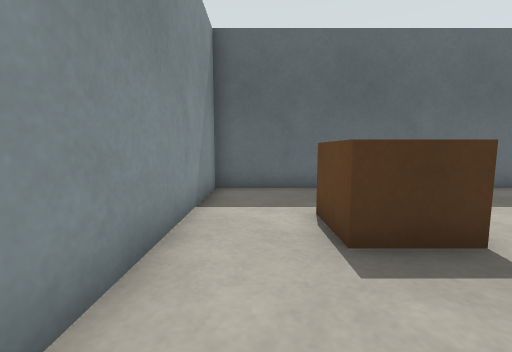
View 1 (above)

14 first-person views from a walk through a world built for the Gazebo simulator. The camera is 0.64 m above the floor, tilts 6° down and sees 90° across. The floor is counted in squares, 0.5 m on a side. Each view is taken from the middle of a square. On the plan, view 1 faces up. The plan holds only what a view shows up to about 12 squares ahead; the rest is blank. The place goes on beyond the plan.

View 2
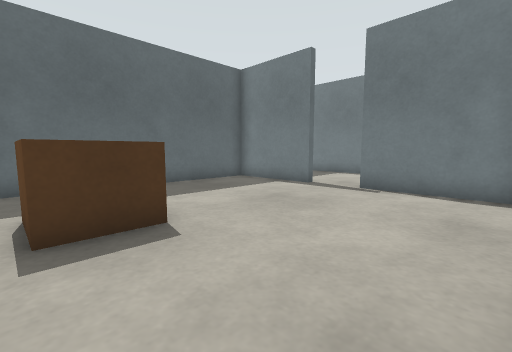

View 3
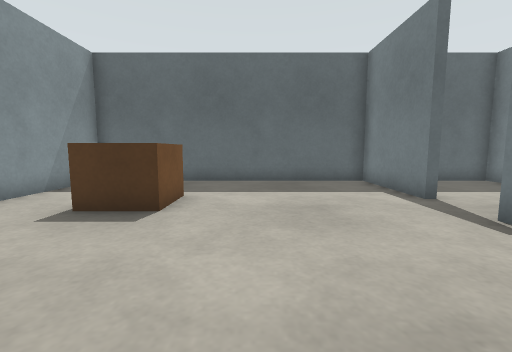

View 4
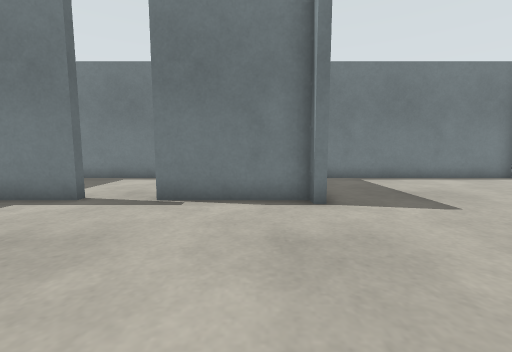

View 5
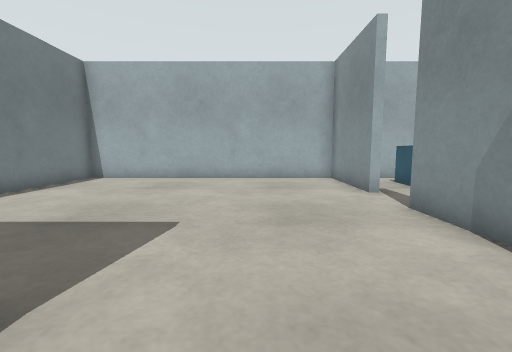

View 6
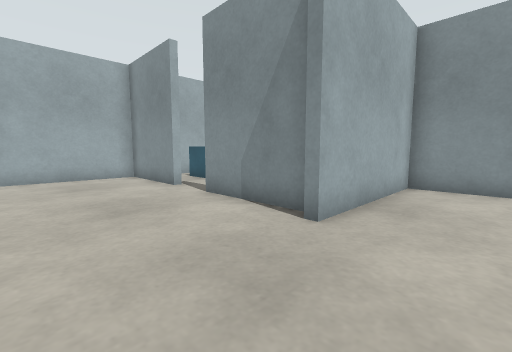

View 7
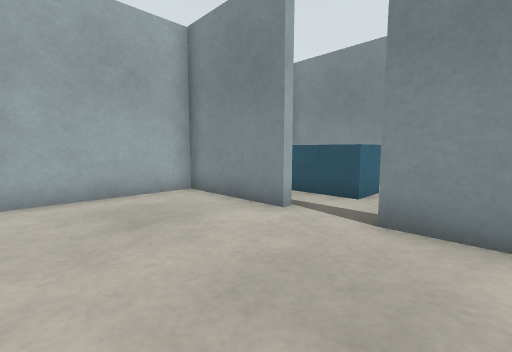

View 8
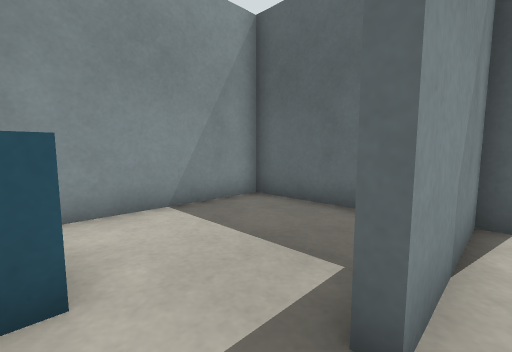

View 9
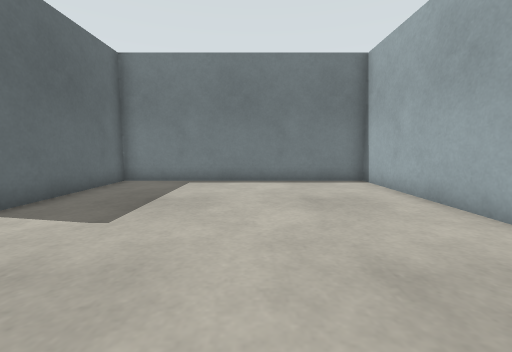

View 10
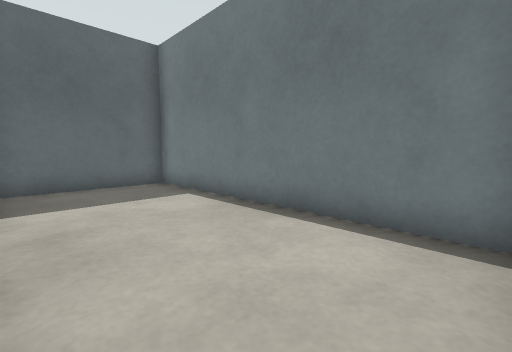

View 11
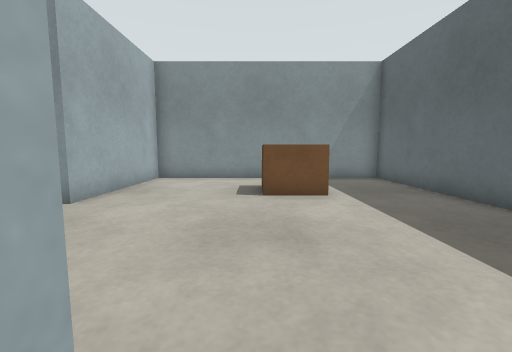

View 12
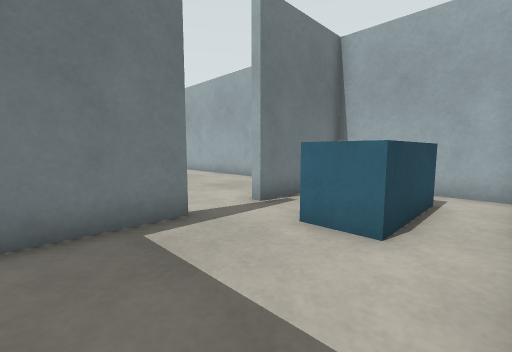

View 13
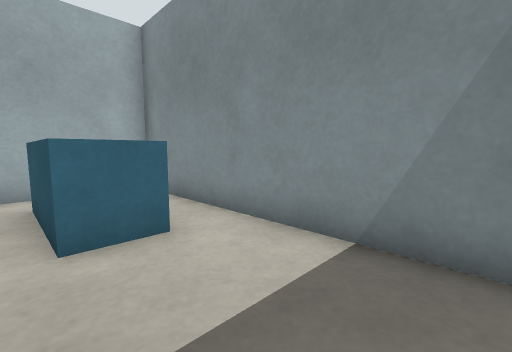

View 14
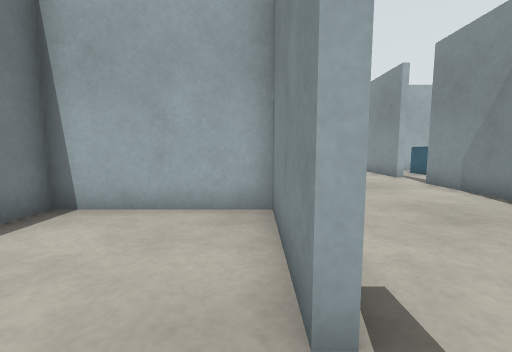

### Floor plan
Ten units are one square. View 1 is at (0, 0); x grows to the right and y downward. Boxes are objects, and circles mark ways between rooms. Rooms are numbered by the first view taken in them; rooms with no view inside come last. Other rooms are left out.
<svg viewBox="-18 -88 167 206">
<path fill="none" stroke="#000" d="M36 16 36 26M94 -45 94 -83 -13 -83 -13 13 41 13 41 16M89 18 89 13M94 13 94 -25M33 75 36 75 36 113 144 113 144 16 92 16M36 26 36 55M41 16 36 16M98 -45 94 -45M94 -25 96 -25 96 13 144 13 144 -83 99 -83M36 55 33 55 33 29M18 16 -13 16 -13 113 33 113 33 75"/>
<rect x="5" y="-55" width="30" height="30" fill="#bbb"><title>brown box</title></rect>
<rect x="-5" y="65" width="20" height="40" fill="#bbb"><title>cyan box</title></rect>
<circle cx="65" cy="20" r="3" fill="#2a7"/>
<circle cx="90" cy="-35" r="3" fill="#2a7"/>
<circle cx="30" cy="65" r="3" fill="#2a7"/>
<text x="40" y="-30">1</text>
<text x="90" y="70">2</text>
<text x="120" y="-40">3</text>
<text x="10" y="70">4</text>
</svg>
Room 1 opens to room 2. Room 1 opens to room 3. Room 2 opens to room 4.

Where each view was taken, in squares from view 1:
view 1: 0 up, 0 right, facing up
view 2: 1 down, 1 right, facing up-right
view 3: 2 down, 5 right, facing up
view 4: 0 up, 3 right, facing right
view 5: 0 up, 7 right, facing down
view 6: 1 up, 8 right, facing down-left
view 7: 4 down, 8 right, facing down-left
view 8: 7 down, 4 right, facing up-left
view 9: 7 down, 4 right, facing right
view 10: 1 down, 10 right, facing up-right
view 11: 3 up, 10 right, facing left
view 12: 3 down, 1 left, facing down-right
view 13: 3 down, 2 right, facing down-left
view 14: 4 up, 10 right, facing down
